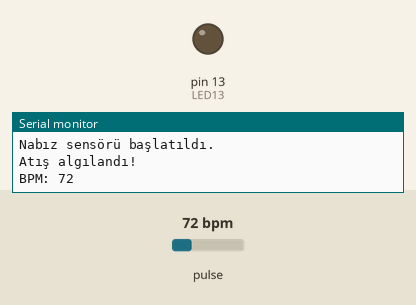
Bench run of a sketch on a simulated Arduino Uno, built with avr-gcc and run on an emulated ATmega328P. On the bench: output pins drawn as LEDs (lit = HIGH), the last lines printed to the serial monitor. Dashed ring = blinking. Inputs (shaded band) come from the test bench; at power-on: pulse 72 bpm.

Above: at 1.2 s.
1.3 s: pulse set to 42 bpm
At 3.0 s:
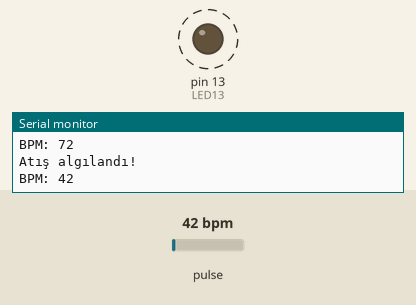
Timing chart, 0 to 9.7 s (numbered marks = the images above; inputs shaded):
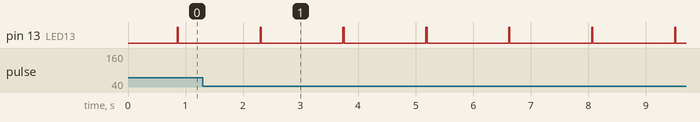

Measured:
- after the input at 1.3 s, pin 13 (LED13): alternates HIGH for 0.02 s and LOW for 1.4 s, starting after 0.99 s

The sketch:

nabizolcer.ino
```cpp
// YouTube: GadgetMinds Türkiye //
// gadgetmindsyt@gmail.com //
// Salih Baştan / Instagram: @salihbastan //

#include <PulseSensorPlayground.h>

const int PulseWire = A0;
const int LED13 = 13;
int Threshold = 512;

PulseSensorPlayground pulseSensor;

void setup() {
  Serial.begin(9600);

  // Nabız sensörü ayarları
  pulseSensor.analogInput(PulseWire);
  pulseSensor.blinkOnPulse(LED13);
  pulseSensor.setThreshold(Threshold);

  // Sensörün çalışıp çalışmadığını kontrol etme
  if (pulseSensor.begin()) {
    Serial.println("Nabız sensörü başlatıldı.");
  } else {
    Serial.println("Nabız sensörü başlatılamadı.");
  }
}

void loop() {
  int myBPM = pulseSensor.getBeatsPerMinute();

  // Analog girişten ham veriyi okuma ve yazdırma
  //int sensorValue = analogRead(PulseWire);
  //Serial.print("Değer: ");
  //Serial.println(sensorValue);

  // Atış algılandığında yapılacak işlemler
  if (pulseSensor.sawStartOfBeat()) {
    Serial.println("Atış algılandı!");
    Serial.print("BPM: ");
    Serial.println(myBPM);
    digitalWrite(LED13, HIGH); // LED'i yak
  } else {
    digitalWrite(LED13, LOW);  // LED'i söndür
  }

  delay(20);
}
```
